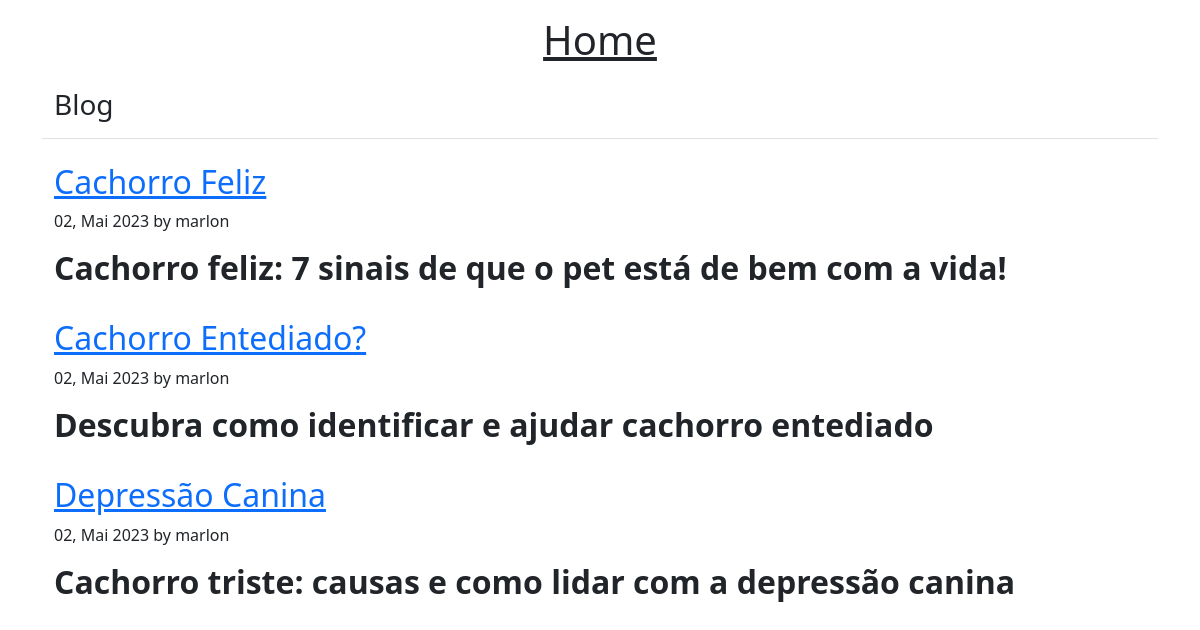
The page / on the database its author committed.
### blog/models.py (models this page shows, shortened)
class Post(models.Model):
    title = models.CharField(max_length=255)
    summary = RichTextField()
    content = RichTextUploadingField()
    author = models.ForeignKey(User, on_delete=models.PROTECT)
    pub_date = models.DateTimeField(auto_now_add=True)

### blog/views.py (the view)
# urls.py: path('', views.home, name="home"),
def home(request):
    posts = Post.objects.all()
    return render(request, 'home.html', {'posts': posts})

### templates/home.html
{% extends 'main.html' %}
{% block content %}
    <h3 class="pb-3 mb-4 font-italic border-bottom container">Blog</h3>
    {% for post in posts %}
        <div class="blog-post container">
            <h2 class="blog-post-title">
                <a href="/post/{{ post.pk }}">{{ post.title }}</a>
            </h2>
            <p class="blog-post-meta">{{ post.pub_date|date:'d, M Y' }} by {{ post.author }}</p>
            {{ post.summary|safe }}
            <br>
        </div>
    {% endfor %}
{% endblock %}

### templates/main.html (shortened to what this page needs)
{% load static %}
<!doctype html>
<html lang="en">
<head>
    <link href="https://cdn.jsdelivr.net/npm/bootstrap@5.3.0-alpha3/dist/css/bootstrap.min.css" rel="stylesheet"
>
</head>
<body>
    <div class="container">
        <header class="blog-header py-3">
            <div>
                <div class="text-center">
                    <a class="blog-header-logo text-dark" href="{% url 'home' %}"><h1>Home</h1></a>
                </div>
            </div>
        </header>
    </div>
    <main role="main" class="container">
        <div class="row">
            <div class="blog-main">
                {% block content %}{% endblock %}
            </div>
        </div>
    </main>
</body>
</html>

### rows shown on the page
Post: title "Cachorro Feliz", pub_date "02, Mai 2023", author "marlon", summary "Cachorro feliz: 7 sinais de que o pet está de bem com a vida!"
Post: title "Cachorro Entediado?", pub_date "02, Mai 2023", author "marlon", summary "Descubra como identificar e ajudar cachorro entediado"
Post: title "Depressão Canina", pub_date "02, Mai 2023", author "marlon", summary "Cachorro triste: causas e como lidar com a depressão canina"
